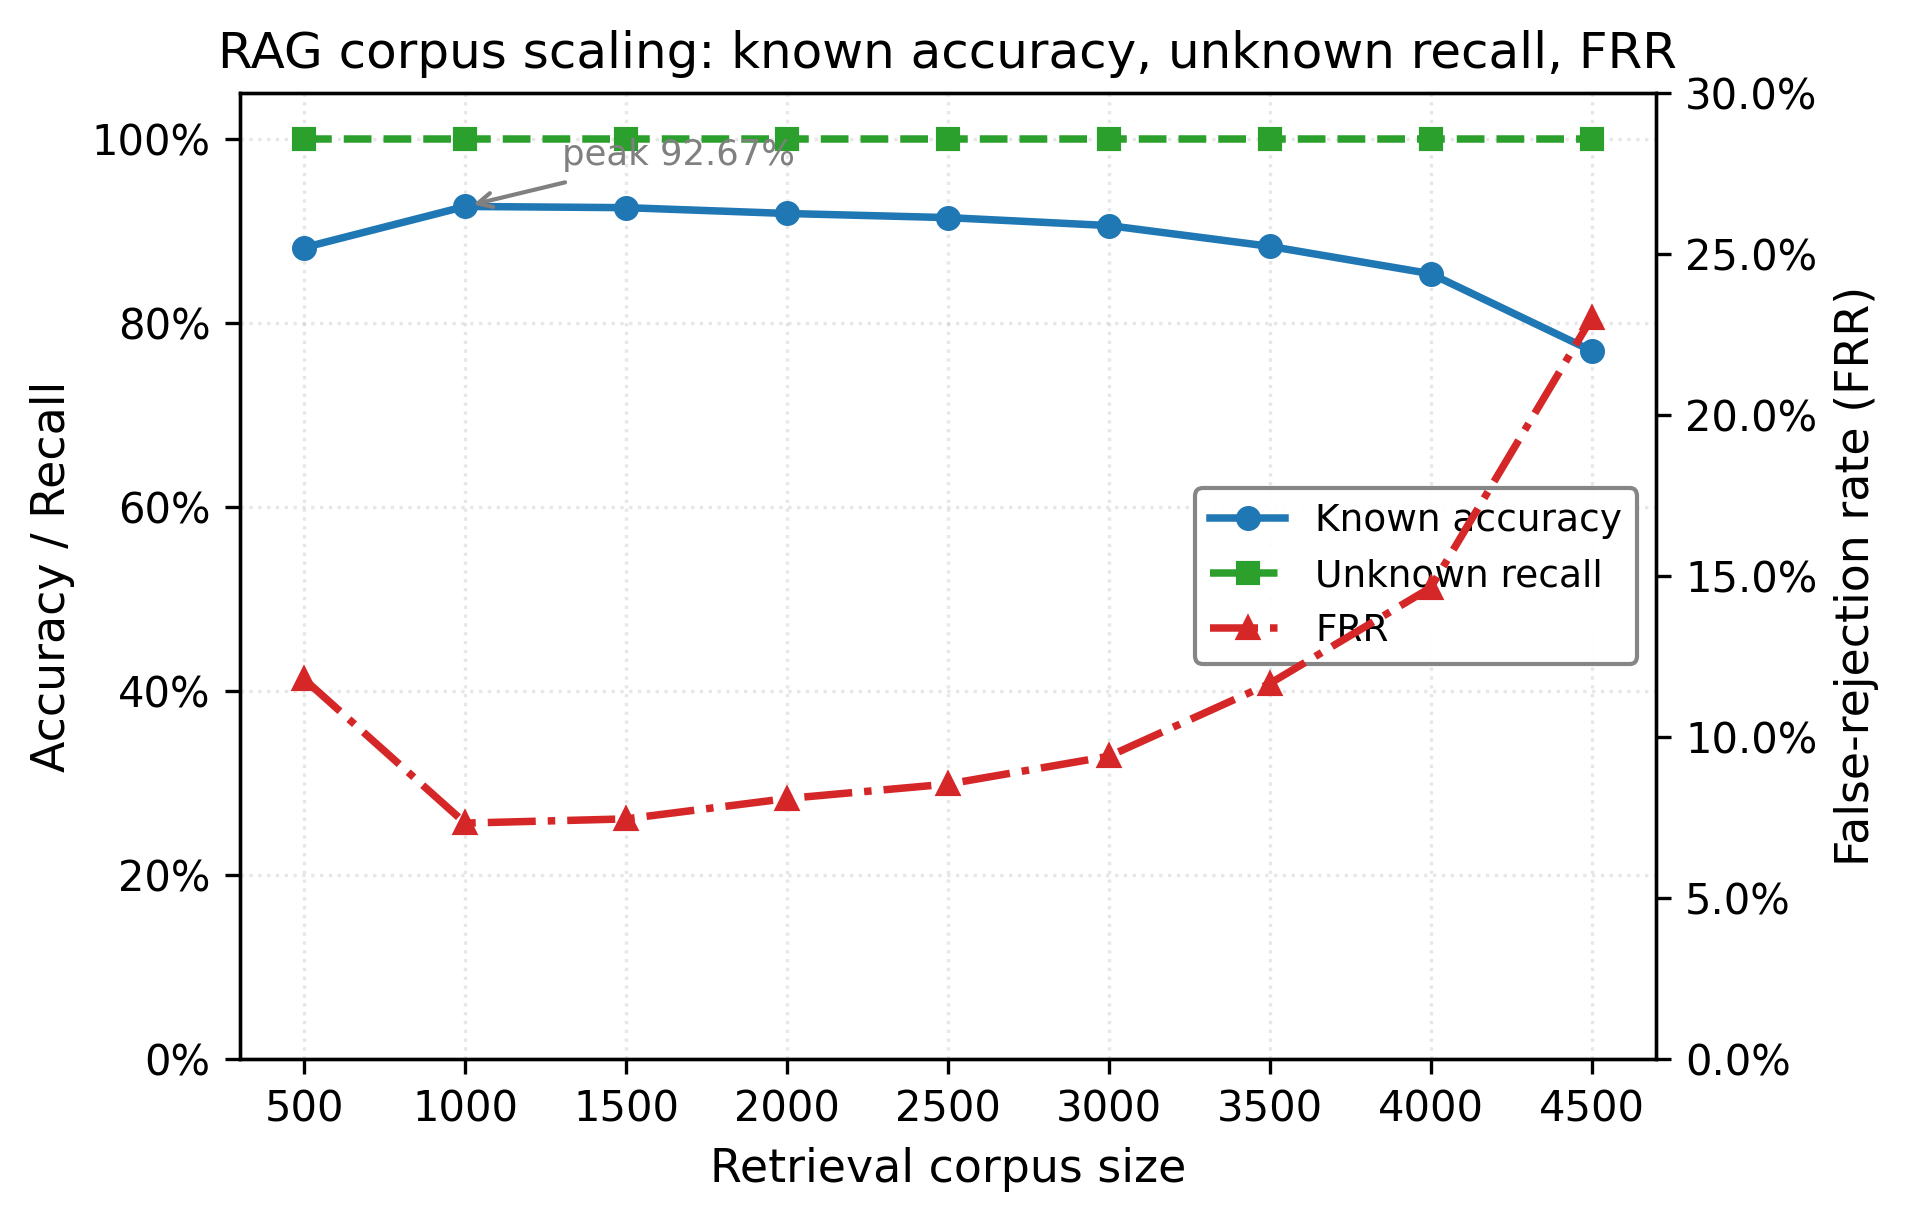

Generate this figure with Python:
#!/usr/bin/env python3
"""
Generate rag_scaling.png — RAG corpus scaling figure.

Plots known accuracy, unknown recall, and FRR versus retrieval corpus size,
using the data reported in the "RAG CORPUS SCALING" summary.
"""

import numpy as np
import matplotlib.pyplot as plt
from matplotlib.ticker import PercentFormatter

# ---------------------------------------------------------------------------
# Data (from the corpus-scaling summary)
# ---------------------------------------------------------------------------
corpus_size = np.array([500, 1000, 1500, 2000, 2500, 3000, 3500, 4000, 4500])

known_accuracy = np.array([
    0.882030, 0.926703, 0.925394, 0.919069, 0.914577,
    0.905945, 0.883376, 0.853612, 0.769928,
])

unknown_recall = np.array([
    1.0, 1.0, 1.0, 1.0, 1.0,
    1.0, 1.0, 1.0, 1.0,
])

frr = np.array([
    0.117970, 0.073297, 0.074606, 0.080931, 0.085423,
    0.094055, 0.116624, 0.146388, 0.230072,
])

# ---------------------------------------------------------------------------
# Plot
# ---------------------------------------------------------------------------
plt.rcParams.update({
    "font.size": 11,
    "axes.titlesize": 12,
    "axes.labelsize": 11,
    "legend.fontsize": 9,
    "xtick.labelsize": 10,
    "ytick.labelsize": 10,
    "figure.dpi": 150,
    "savefig.dpi": 300,
    "savefig.bbox": "tight",
})

fig, ax1 = plt.subplots(figsize=(6.5, 4.2))

# --- Left axis: accuracy / recall -----------------------------------------
color_known = "#1f77b4"      # blue
color_unknown = "#2ca02c"    # green

ln1 = ax1.plot(
    corpus_size, known_accuracy,
    marker="o", markersize=5, linewidth=1.8,
    color=color_known, label="Known accuracy",
)
ln2 = ax1.plot(
    corpus_size, unknown_recall,
    marker="s", markersize=5, linewidth=1.8, linestyle="--",
    color=color_unknown, label="Unknown recall",
)

ax1.set_xlabel("Retrieval corpus size")
ax1.set_ylabel("Accuracy / Recall")
ax1.set_ylim(0.0, 1.05)
ax1.yaxis.set_major_formatter(PercentFormatter(1.0))
ax1.set_xticks(corpus_size)
ax1.grid(True, alpha=0.3, linestyle=":")

# Annotate the peak of known accuracy
peak_idx = int(np.argmax(known_accuracy))
ax1.annotate(
    f"peak {known_accuracy[peak_idx]*100:.2f}%",
    xy=(corpus_size[peak_idx], known_accuracy[peak_idx]),
    xytext=(corpus_size[peak_idx] + 300, known_accuracy[peak_idx] + 0.045),
    arrowprops=dict(arrowstyle="->", color="gray", lw=1.0),
    fontsize=8.5, color="gray",
)

# --- Right axis: FRR ------------------------------------------------------
ax2 = ax1.twinx()
color_frr = "#d62728"        # red

ln3 = ax2.plot(
    corpus_size, frr,
    marker="^", markersize=5, linewidth=1.8, linestyle="-.",
    color=color_frr, label="FRR",
)

ax2.set_ylabel("False-rejection rate (FRR)")
ax2.set_ylim(0.0, 0.30)
ax2.yaxis.set_major_formatter(PercentFormatter(1.0))

# --- Combined legend ------------------------------------------------------
lines = ln1 + ln2 + ln3
labels = [l.get_label() for l in lines]
ax1.legend(
    lines, labels,
    loc="center right",
    framealpha=0.95,
    edgecolor="gray",
)

ax1.set_title("RAG corpus scaling: known accuracy, unknown recall, FRR")

fig.tight_layout()
fig.savefig("rag_scaling.png", dpi=300, bbox_inches="tight")
plt.close(fig)

print("Saved rag_scaling.png")
